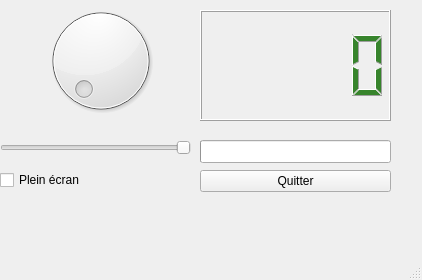
<?xml version="1.0" encoding="UTF-8"?>
<ui version="4.0">
 <class>MainWindow</class>
 <widget class="QMainWindow" name="MainWindow">
  <property name="geometry">
   <rect>
    <x>0</x>
    <y>0</y>
    <width>422</width>
    <height>280</height>
   </rect>
  </property>
  <property name="windowTitle">
   <string>Afficheur de valeur</string>
  </property>
  <widget class="QWidget" name="centralWidget">
   <widget class="QPushButton" name="quitButton">
    <property name="geometry">
     <rect>
      <x>200</x>
      <y>170</y>
      <width>191</width>
      <height>22</height>
     </rect>
    </property>
    <property name="text">
     <string>Quitter</string>
    </property>
   </widget>
   <widget class="QLCDNumber" name="lcdNumber">
    <property name="geometry">
     <rect>
      <x>200</x>
      <y>10</y>
      <width>191</width>
      <height>111</height>
     </rect>
    </property>
    <property name="minimumSize">
     <size>
      <width>0</width>
      <height>111</height>
     </size>
    </property>
    <property name="maximumSize">
     <size>
      <width>191</width>
      <height>111</height>
     </size>
    </property>
    <property name="palette">
     <palette>
      <active>
       <colorrole role="WindowText">
        <brush brushstyle="SolidPattern">
         <color alpha="255">
          <red>55</red>
          <green>132</green>
          <blue>44</blue>
         </color>
        </brush>
       </colorrole>
      </active>
      <inactive>
       <colorrole role="WindowText">
        <brush brushstyle="SolidPattern">
         <color alpha="255">
          <red>55</red>
          <green>132</green>
          <blue>44</blue>
         </color>
        </brush>
       </colorrole>
      </inactive>
      <disabled>
       <colorrole role="WindowText">
        <brush brushstyle="SolidPattern">
         <color alpha="255">
          <red>190</red>
          <green>190</green>
          <blue>190</blue>
         </color>
        </brush>
       </colorrole>
      </disabled>
     </palette>
    </property>
   </widget>
   <widget class="QCheckBox" name="fullScreen">
    <property name="geometry">
     <rect>
      <x>0</x>
      <y>170</y>
      <width>101</width>
      <height>20</height>
     </rect>
    </property>
    <property name="text">
     <string>Plein écran</string>
    </property>
   </widget>
   <widget class="QDial" name="dial">
    <property name="geometry">
     <rect>
      <x>30</x>
      <y>0</y>
      <width>141</width>
      <height>121</height>
     </rect>
    </property>
    <property name="maximum">
     <number>100</number>
    </property>
   </widget>
   <widget class="QSlider" name="horizontalSlider">
    <property name="geometry">
     <rect>
      <x>0</x>
      <y>140</y>
      <width>191</width>
      <height>16</height>
     </rect>
    </property>
    <property name="maximum">
     <number>100</number>
    </property>
    <property name="orientation">
     <enum>Qt::Horizontal</enum>
    </property>
    <property name="invertedAppearance">
     <bool>true</bool>
    </property>
   </widget>
   <widget class="QProgressBar" name="progressBar">
    <property name="geometry">
     <rect>
      <x>200</x>
      <y>140</y>
      <width>191</width>
      <height>23</height>
     </rect>
    </property>
    <property name="cursor">
     <cursorShape>ArrowCursor</cursorShape>
    </property>
    <property name="mouseTracking">
     <bool>false</bool>
    </property>
    <property name="statusTip">
     <string/>
    </property>
    <property name="whatsThis">
     <string/>
    </property>
    <property name="accessibleName">
     <string/>
    </property>
    <property name="accessibleDescription">
     <string/>
    </property>
    <property name="styleSheet">
     <string notr="true"/>
    </property>
    <property name="textVisible">
     <bool>true</bool>
    </property>
    <property name="orientation">
     <enum>Qt::Horizontal</enum>
    </property>
    <property name="invertedAppearance">
     <bool>false</bool>
    </property>
    <property name="textDirection">
     <enum>QProgressBar::TopToBottom</enum>
    </property>
    <property name="format">
     <string>Valeur reçue : %p%</string>
    </property>
   </widget>
  </widget>
  <widget class="QMenuBar" name="menuBar">
   <property name="geometry">
    <rect>
     <x>0</x>
     <y>0</y>
     <width>422</width>
     <height>19</height>
    </rect>
   </property>
  </widget>
  <widget class="QStatusBar" name="statusBar"/>
 </widget>
 <layoutdefault spacing="6" margin="11"/>
 <resources/>
 <connections>
  <connection>
   <sender>quitButton</sender>
   <signal>clicked()</signal>
   <receiver>MainWindow</receiver>
   <slot>close()</slot>
   <hints>
    <hint type="sourcelabel">
     <x>320</x>
     <y>205</y>
    </hint>
    <hint type="destinationlabel">
     <x>336</x>
     <y>211</y>
    </hint>
   </hints>
  </connection>
  <connection>
   <sender>dial</sender>
   <signal>valueChanged(int)</signal>
   <receiver>lcdNumber</receiver>
   <slot>display(int)</slot>
   <hints>
    <hint type="sourcelabel">
     <x>115</x>
     <y>80</y>
    </hint>
    <hint type="destinationlabel">
     <x>323</x>
     <y>75</y>
    </hint>
   </hints>
  </connection>
  <connection>
   <sender>dial</sender>
   <signal>valueChanged(int)</signal>
   <receiver>progressBar</receiver>
   <slot>setValue(int)</slot>
   <hints>
    <hint type="sourcelabel">
     <x>153</x>
     <y>127</y>
    </hint>
    <hint type="destinationlabel">
     <x>271</x>
     <y>169</y>
    </hint>
   </hints>
  </connection>
 </connections>
</ui>
